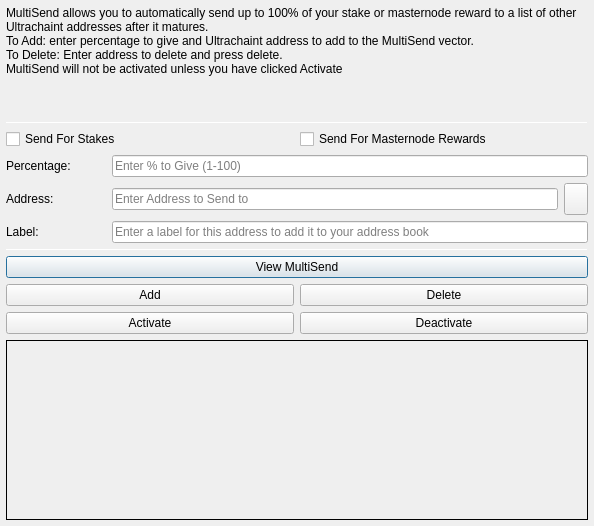
<?xml version="1.0" encoding="UTF-8"?>
<ui version="4.0">
 <class>MultiSendDialog</class>
 <widget class="QDialog" name="MultiSendDialog">
  <property name="windowModality">
   <enum>Qt::NonModal</enum>
  </property>
  <property name="geometry">
   <rect>
    <x>0</x>
    <y>0</y>
    <width>594</width>
    <height>526</height>
   </rect>
  </property>
  <property name="windowTitle">
   <string>MultiSend</string>
  </property>
  <layout class="QVBoxLayout" name="verticalLayout" stretch="0">
   <property name="leftMargin">
    <number>6</number>
   </property>
   <property name="topMargin">
    <number>6</number>
   </property>
   <property name="rightMargin">
    <number>6</number>
   </property>
   <property name="bottomMargin">
    <number>6</number>
   </property>
   <item>
    <layout class="QVBoxLayout" name="verticalLayout_Main" stretch="1,1,1,0,1,1,1">
     <item>
      <widget class="QLabel" name="label_2">
       <property name="lineWidth">
        <number>1</number>
       </property>
       <property name="text">
        <string>MultiSend allows you to automatically send up to 100% of your stake or masternode reward to a list of other Ultrachaint addresses after it matures.
To Add: enter percentage to give and Ultrachaint address to add to the MultiSend vector.
To Delete: Enter address to delete and press delete.
MultiSend will not be activated unless you have clicked Activate</string>
       </property>
       <property name="alignment">
        <set>Qt::AlignLeading|Qt::AlignLeft|Qt::AlignTop</set>
       </property>
       <property name="wordWrap">
        <bool>true</bool>
       </property>
      </widget>
     </item>
     <item>
      <widget class="Line" name="line">
       <property name="minimumSize">
        <size>
         <width>0</width>
         <height>1</height>
        </size>
       </property>
       <property name="maximumSize">
        <size>
         <width>16777215</width>
         <height>1</height>
        </size>
       </property>
       <property name="orientation">
        <enum>Qt::Horizontal</enum>
       </property>
      </widget>
     </item>
     <item>
      <layout class="QVBoxLayout" name="verticalLayout_Settings">
       <item>
        <layout class="QHBoxLayout" name="horizontalLayout">
         <item>
          <widget class="QCheckBox" name="multiSendStakeCheckBox">
           <property name="text">
            <string>Send For Stakes</string>
           </property>
          </widget>
         </item>
         <item>
          <widget class="QCheckBox" name="multiSendMasternodeCheckBox">
           <property name="text">
            <string>Send For Masternode Rewards</string>
           </property>
          </widget>
         </item>
        </layout>
       </item>
       <item>
        <layout class="QHBoxLayout" name="horizontalLayout_6">
         <item>
          <widget class="QLabel" name="label">
           <property name="minimumSize">
            <size>
             <width>100</width>
             <height>0</height>
            </size>
           </property>
           <property name="toolTip">
            <string>Percentage of stake to send</string>
           </property>
           <property name="text">
            <string>Percentage:</string>
           </property>
          </widget>
         </item>
         <item>
          <widget class="QLineEdit" name="multiSendPercentEdit">
           <property name="toolTip">
            <string>Enter whole numbers 1 - 100</string>
           </property>
           <property name="placeholderText">
            <string>Enter % to Give (1-100)</string>
           </property>
          </widget>
         </item>
        </layout>
       </item>
       <item>
        <layout class="QHBoxLayout" name="horizontalLayout_7">
         <item>
          <widget class="QLabel" name="label_5">
           <property name="minimumSize">
            <size>
             <width>100</width>
             <height>0</height>
            </size>
           </property>
           <property name="toolTip">
            <string>Address to send portion of stake to</string>
           </property>
           <property name="text">
            <string>Address:</string>
           </property>
          </widget>
         </item>
         <item>
          <widget class="QLineEdit" name="multiSendAddressEdit">
           <property name="toolTip">
            <string/>
           </property>
           <property name="placeholderText">
            <string>Enter Address to Send to</string>
           </property>
          </widget>
         </item>
         <item>
          <widget class="QToolButton" name="addressBookButton">
           <property name="maximumSize">
            <size>
             <width>16777215</width>
             <height>32</height>
            </size>
           </property>
           <property name="toolTip">
            <string>Choose an address from the address book</string>
           </property>
           <property name="text">
            <string/>
           </property>
           <property name="icon">
            <iconset resource="../ultrachaint.qrc">
             <normaloff>:/icons/address-book</normaloff>:/icons/address-book</iconset>
           </property>
           <property name="shortcut">
            <string>Alt+A</string>
           </property>
          </widget>
         </item>
        </layout>
       </item>
      </layout>
     </item>
     <item>
      <layout class="QHBoxLayout" name="horizontalLayout_3">
       <item>
        <widget class="QLabel" name="label_3">
         <property name="minimumSize">
          <size>
           <width>100</width>
           <height>0</height>
          </size>
         </property>
         <property name="text">
          <string>Label:</string>
         </property>
        </widget>
       </item>
       <item>
        <widget class="QLineEdit" name="labelAddressLabelEdit">
         <property name="placeholderText">
          <string>Enter a label for this address to add it to your address book</string>
         </property>
        </widget>
       </item>
      </layout>
     </item>
     <item>
      <widget class="Line" name="line_2">
       <property name="minimumSize">
        <size>
         <width>0</width>
         <height>1</height>
        </size>
       </property>
       <property name="maximumSize">
        <size>
         <width>16777215</width>
         <height>1</height>
        </size>
       </property>
       <property name="orientation">
        <enum>Qt::Horizontal</enum>
       </property>
      </widget>
     </item>
     <item>
      <layout class="QVBoxLayout" name="verticalLayout_Buttons">
       <item>
        <layout class="QHBoxLayout" name="horizontalLayout_4">
         <item>
          <widget class="QPushButton" name="viewButton">
           <property name="toolTip">
            <string/>
           </property>
           <property name="statusTip">
            <string>View MultiSend Vector</string>
           </property>
           <property name="text">
            <string>View MultiSend</string>
           </property>
          </widget>
         </item>
        </layout>
       </item>
       <item>
        <layout class="QHBoxLayout" name="horizontalLayout_2">
         <item>
          <widget class="QPushButton" name="addButton">
           <property name="toolTip">
            <string/>
           </property>
           <property name="statusTip">
            <string>Add to MultiSend Vector</string>
           </property>
           <property name="text">
            <string>Add</string>
           </property>
          </widget>
         </item>
         <item>
          <widget class="QPushButton" name="deleteButton">
           <property name="toolTip">
            <string/>
           </property>
           <property name="statusTip">
            <string>Delete Address From MultiSend Vector</string>
           </property>
           <property name="text">
            <string>Delete</string>
           </property>
          </widget>
         </item>
        </layout>
       </item>
       <item>
        <layout class="QHBoxLayout" name="horizontalLayout_5">
         <item>
          <widget class="QPushButton" name="activateButton">
           <property name="statusTip">
            <string>Activate MultiSend</string>
           </property>
           <property name="text">
            <string>Activate</string>
           </property>
          </widget>
         </item>
         <item>
          <widget class="QPushButton" name="disableButton">
           <property name="statusTip">
            <string>Deactivate MultiSend</string>
           </property>
           <property name="text">
            <string>Deactivate</string>
           </property>
          </widget>
         </item>
        </layout>
       </item>
      </layout>
     </item>
     <item>
      <widget class="QLabel" name="message">
       <property name="minimumSize">
        <size>
         <width>0</width>
         <height>180</height>
        </size>
       </property>
       <property name="frameShape">
        <enum>QFrame::Panel</enum>
       </property>
       <property name="frameShadow">
        <enum>QFrame::Plain</enum>
       </property>
       <property name="lineWidth">
        <number>1</number>
       </property>
       <property name="midLineWidth">
        <number>1</number>
       </property>
       <property name="text">
        <string/>
       </property>
       <property name="alignment">
        <set>Qt::AlignLeading|Qt::AlignLeft|Qt::AlignTop</set>
       </property>
       <property name="wordWrap">
        <bool>true</bool>
       </property>
      </widget>
     </item>
    </layout>
   </item>
  </layout>
 </widget>
 <resources>
  <include location="../ultrachaint.qrc"/>
 </resources>
 <connections/>
</ui>
